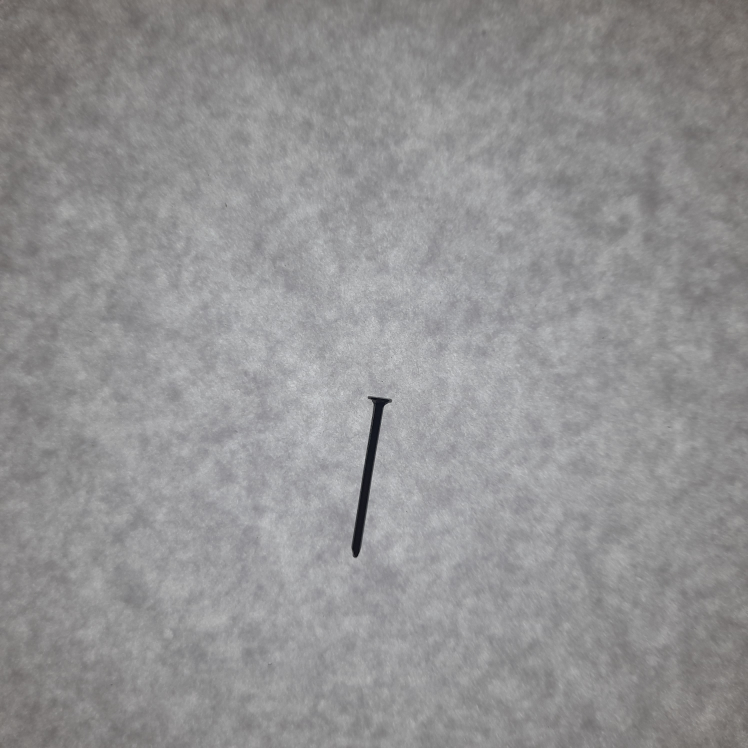
#> input picture Database/data/Imagenes - Adquisicion/Clavo/Clavo01.jpg, 2992 x 2992 px (shown at 1/4 size)
$ jupyter execute --allow-errors ArtificialVision_Preproc.ipynb
#> lines starting #> are read from the running program, lines starting #| are printed output that depends on the picture; after the words box and inside, x2 and y2 are one past the last pixel; in counts of white or black regions, pixels touching at a corner belong together
#> further down, img is the input picture: shape (2992, 2992, 3); mean B, G, R 147, 146.2, 146.7
# First

[cell 1]
import sys
from pathlib import Path

# Ubica la raíz del proyecto; desde tests/ es el padre del cwd
PROJECT_ROOT = Path.cwd().parent

import cv2 as cv
import numpy as np

run = 9
dataset = 4

# --- Configuración de paths ---
input_dir_base = PROJECT_ROOT / "Database" / "data" / f"image{dataset}"
output_dir_base = PROJECT_ROOT / "Database" / "tmp" / f"imgPreprocTry{run:02d}"
output_dir_base.mkdir(parents=True, exist_ok=True)

labels = ["Clavo", "Tornillo", "Tuerca", "Arandela"]

sigmas = [1.0, 2.0, 3.0, 4.0, 5.0]

#> (the rest of this cell did not finish here and is left out)

[cell 2]
import sys
from pathlib import Path

PROJECT_ROOT = Path.cwd().parent  # si el cwd es tests/, el padre es la raíz del repo
if str(PROJECT_ROOT) not in sys.path:
    sys.path.append(str(PROJECT_ROOT))

from Code.image import ImgPreproc


import cv2 as cv
import numpy as np


run = 1
dataset = 3

# --- Configuración de paths ---
input_dir = PROJECT_ROOT / "Database" / "data" / f"image{dataset}" / "Tornillo"
output_dir = PROJECT_ROOT / "Database" / "tmp" / f"imgPreprocTry{run:02d}"
output_dir.mkdir(parents=True, exist_ok=True)

labels = ["Clavo", "Tornillo", "Tuerca", "Arandela"]
#> (the rest of this cell did not finish here and is left out)

[cell 3]
import sys
from pathlib import Path

PROJECT_ROOT = Path.cwd().parent  # si el cwd es tests/, el padre es la raíz del repo
if str(PROJECT_ROOT) not in sys.path:
    sys.path.append(str(PROJECT_ROOT))

from Code.image import ImgPreproc, ImgPreprocCfg


import cv2 as cv
import numpy as np


run = 8
dataset = 4

# --- Configuración de paths ---
input_dir_base = PROJECT_ROOT / "Database" / "data" / f"image{dataset}"
output_dir = PROJECT_ROOT / "Database" / "tmp" / f"imgPreprocTry{run:02d}"
output_dir.mkdir(parents=True, exist_ok=True)

labels = ["Clavo", "Tornillo", "Tuerca", "Arandela"]


Imgcfg = ImgPreprocCfg(
    target_size=512,
    sigma = 10.0,
    flag_refine_mask = False,
    open_ksize = 5,
    close_ksize = 5
)
pre = ImgPreproc(Imgcfg)

#> (the rest of this cell did not finish here and is left out)

[cell 4]
import sys
from pathlib import Path

PROJECT_ROOT = Path.cwd().parent

import cv2 as cv
import numpy as np

run = 12
dataset = 4

# --- Configuración de paths ---
input_dir_base = PROJECT_ROOT / "Database" / "data" / f"image{dataset}"
output_dir_base = PROJECT_ROOT / "Database" / "tmp" / f"imgPreprocTry{run:02d}"
output_dir_base.mkdir(parents=True, exist_ok=True)

labels = ["Clavo", "Tornillo", "Tuerca", "Arandela"]

Imgcfg = ImgPreprocCfg(
    target_size=512,
    sigma = 10.0,
    flag_refine_mask = False,
    open_ksize = 5,
    close_ksize = 5
)

pre = ImgPreproc(Imgcfg)

# Pares (threshold1, threshold2) para probar
canny_params = [
    (30, 90),
    (50, 150),
    (70, 210),
]

# Suavizado previo (ajustable)
GAUSS_SIGMA = 1.65


for l in labels:
    input_dir = input_dir_base / l
    output_dir = output_dir_base / l
    output_dir.mkdir(parents=True, exist_ok=True)

    for img_path in sorted(input_dir.glob("*.jpg")):
        img_bgr = cv.imread(str(img_path))
        if img_bgr is None:
            continue

        # Escala de grises
        gray = cv.cvtColor(img_bgr, cv.COLOR_BGR2GRAY)

        # Blur suave para reducir ruido de textura del papel
        gray_blur = cv.GaussianBlur(gray, (0, 0), sigmaX=GAUSS_SIGMA)

        for t1, t2 in canny_params:
            edges = cv.Canny(gray_blur, threshold1=t1, threshold2=t2)

            out_name = f"{img_path.stem}_canny_t{t1}_{t2}.png"
            out_path = output_dir / out_name
            cv.imwrite(str(out_path), edges)
#> this loop made 3 passes
#> pass 1, `edges = cv.Canny(gray_blur, threshold1=t1, threshold2=t2)`:
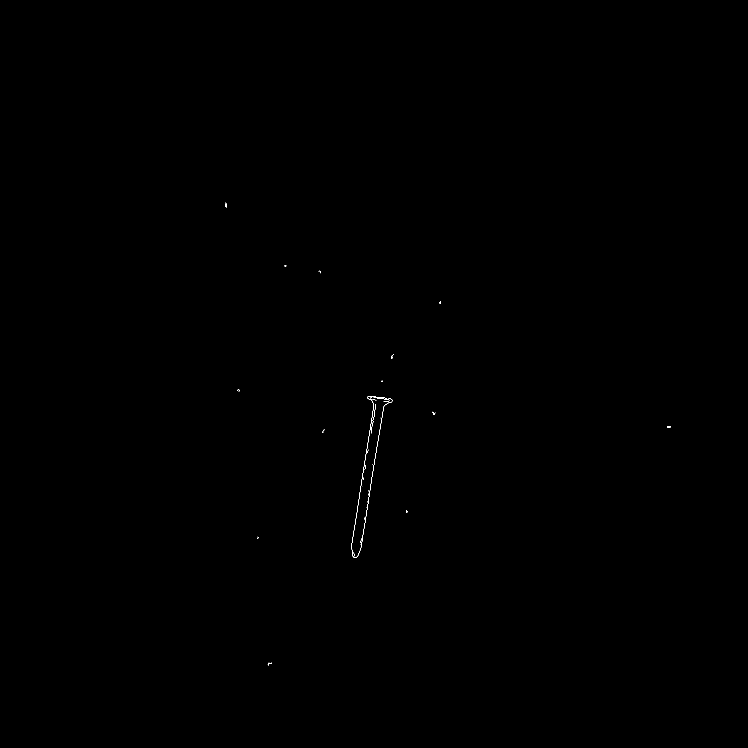
#> edges: shape (2992, 2992) (shown at 1/4 size); 0.02% white in thin lines or dots, all inside (x1, y1, x2, y2) = (901, 810, 2683, 2661)
